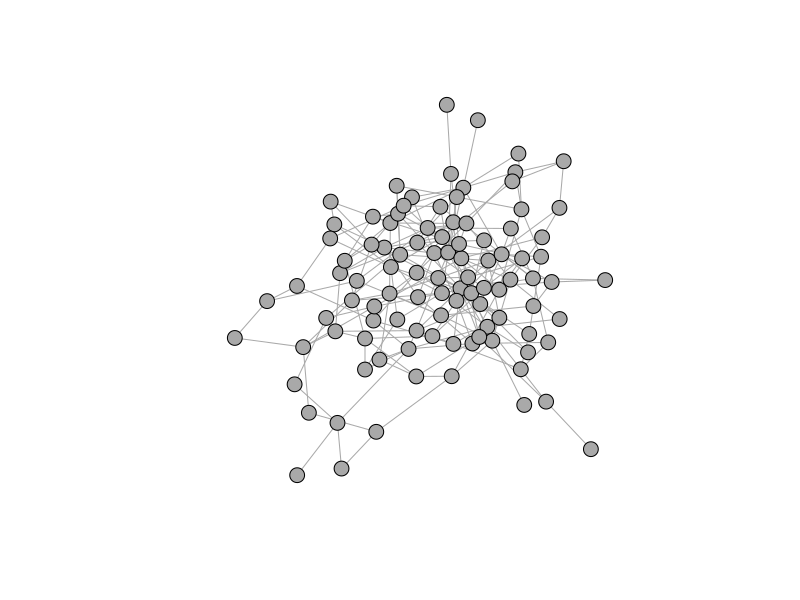
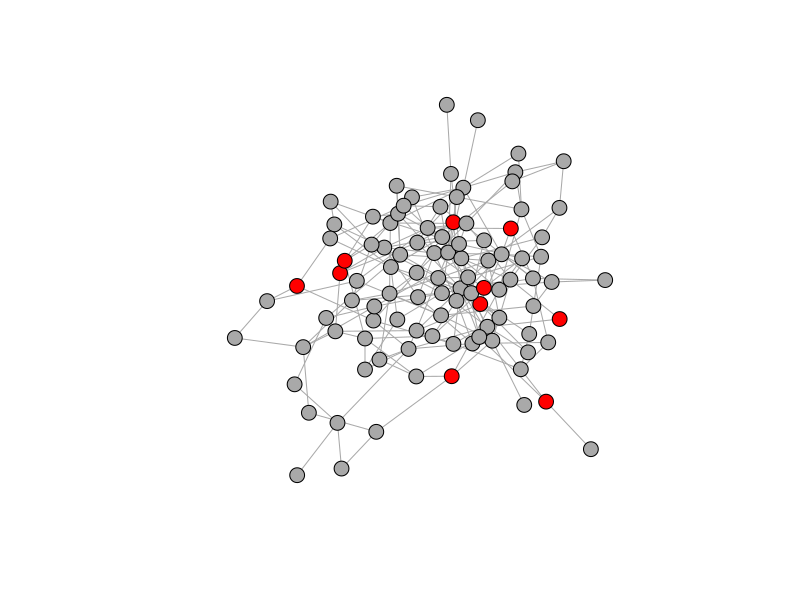
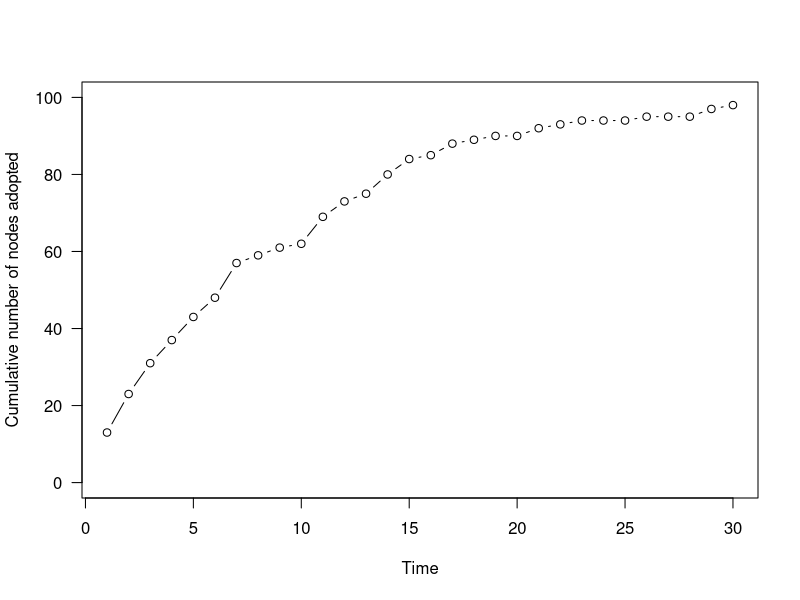
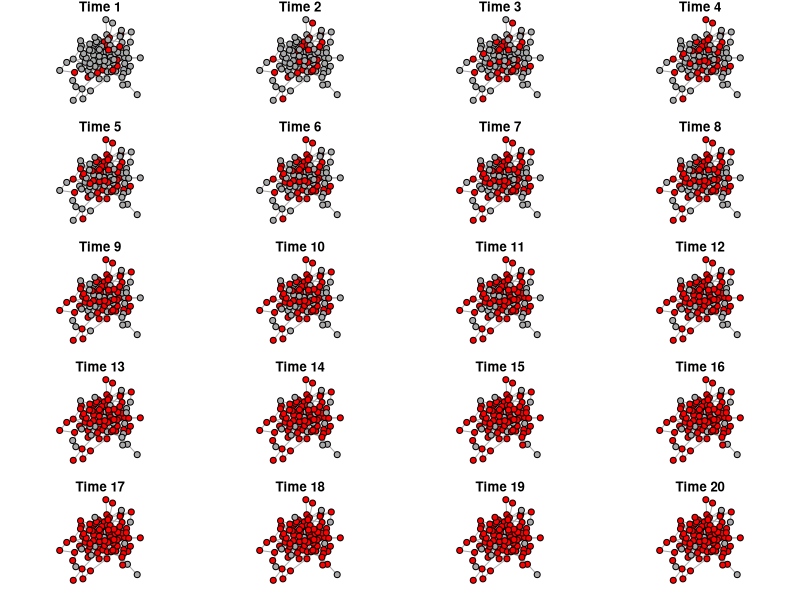
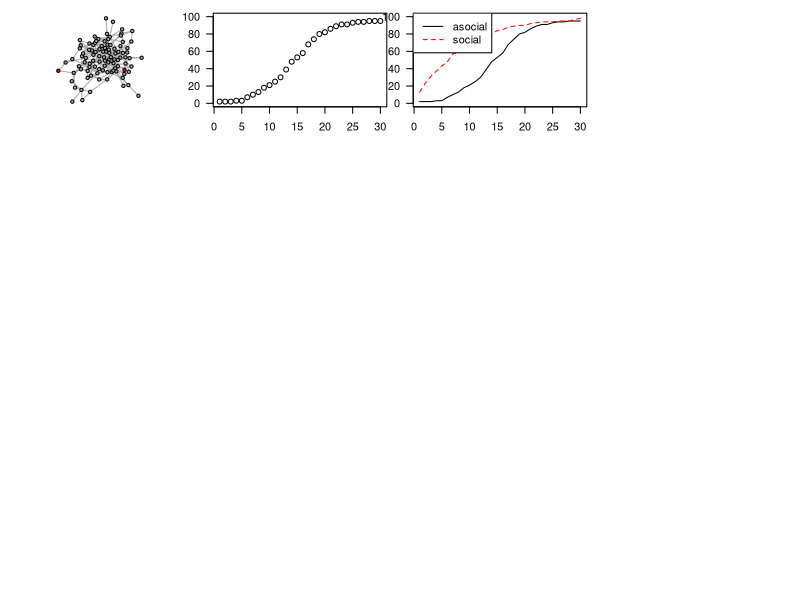
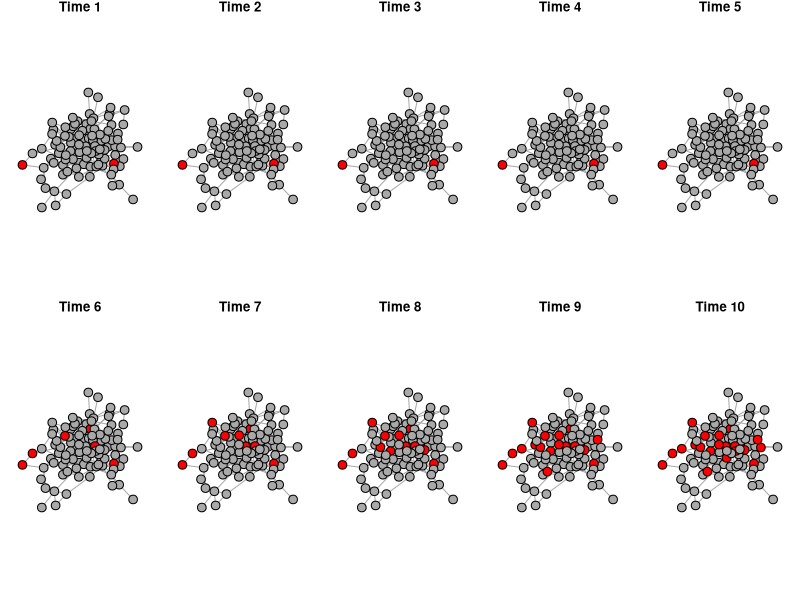

These figures' R source, in order:
## ---- chunk 1
library(knitr)
knitr::opts_chunk$set(fig.width=5, fig.height=4.5, message=F) 
set.seed(2)
## ---- chunk 2
library(igraph)
## ---- chunk 3
set.seed(4)
n=100
g=erdos.renyi.game(n, p=0.05)
V(g)$status=0 #the 'innovation adoption status' for each individual. All initially 0.
## ---- chunk 4
l=layout_with_fr(g)
plot(g, vertex.label="", vertex.size=8, vertex.color="darkgray", layout=l)
## ---- chunk 5
x=0.1
## ---- chunk 6
adopt=sample(c(1,0),n, prob=c(x, 1-x), replace=T) #based on the probabilities, flip a coin and determine if the individual adopted or not.

V(g)$status[which(adopt==1)]=1 #change status of new adopters adopt.list[[j]]=which(adopters==1) #save the identities of adopters for that time step

plot(g, vertex.label="", vertex.color=c("darkgray", "red")[V(g)$status+1], vertex.size=8, layout=l)
## ---- chunk 7
t=30
adopt.list=list(0) #empty list t=20
g.time=list()
V(g)$status=0
for(j in 1:t){
  adopt=sample(c(1,0), n, prob=c(x, 1-x), replace=T) #coin flip
  V(g)$status[which(adopt==1)]=1
  g.time[[j]]=g
}
## ---- chunk 8
n.adopt.asocial=sapply(g.time, function(x) length(which(V(x)$status==1))) #for each time step, count the number of individuals that have adopted the innovation
plot(n.adopt.asocial, type="b", las=1, ylab="Cumulative number of nodes adopted", xlab="Time", ylim=c(0,100))
## ---- chunk 9
def.par <- par(no.readonly = TRUE)
layout(matrix(1:20, byrow=T, nrow=5))
par(mar=c(1,1,1,1))
for(i in 1:20){
  v.col=c("darkgray", "red")[V(g.time[[i]])$status+1]
  plot(g.time[[i]], vertex.label="", vertex.color=v.col, layout=l, main=paste("Time",i))
}
## ---- chunk 10
set.seed(4)
n=100
g2=erdos.renyi.game(n, p=0.05)
## ---- chunk 11
V(g2)$status=0 # Create a vertex attribute for adoption status. 1 if the node has adopted the innovation. 0 if not.
seed=sample(V(g2),2) #select 2 innovators
V(g2)$status[seed]=1 #These 'seed' individuals get a status of 1 at the beginning.
plot(g2, vertex.label="", vertex.size=8, vertex.color=c("darkgray", "red")[V(g2)$status+1], layout=l)
## ---- chunk 12
tau = 0.1
## ---- chunk 13
t=30 #time steps to run the simulation
g2.time=list() #empty list to store the output networks
for(j in 1:t){
  nei.adopt=sapply(V(g2), function(x) sum(V(g2)$status[neighbors(g,x)]))
  p=(1-exp(-tau*nei.adopt))*abs(V(g2)$status-1) #here, we multiply the probabilities by 0 if node is already adopted, and 1 if not yet adopted
  adopters=sapply(p, function(x) sample(c(1,0), 1, prob=c(x, 1-x)))
  V(g2)$status[which(adopters==1)]=1
  g2.time[[j]]=g2
}

## ---- chunk 14
n.adopt.social=sapply(g2.time, function(x) length(which(V(x)$status==1))) #for each time step, count the number of adopters.

plot(n.adopt.social, type="b", las=1, ylab="Cumulative number of nodes adopted", xlab="Time", ylim=c(0,100))
## ---- chunk 15

plot(n.adopt.social, type="l", lty=1, col="black",las=1, ylab="Cumulative number of nodes adopted", xlab="Time", ylim=c(0,100))
points(n.adopt.asocial, type="l", las=1, lty=2, col="red")
legend("topleft", lty=c(1,2), col=c("black", "red"), legend=c("asocial", "social"))
## ---- chunk 16
layout(matrix(1:10, byrow=T, nrow=2))
par(mar=c(1,1,1,1))
for(i in 1:10){
  v.col=c("darkgray", "red")[V(g2.time[[i]])$status+1]
  plot(g2.time[[i]], vertex.label="", vertex.color=v.col, layout=l, main=paste("Time",i))
}
par(def.par)
